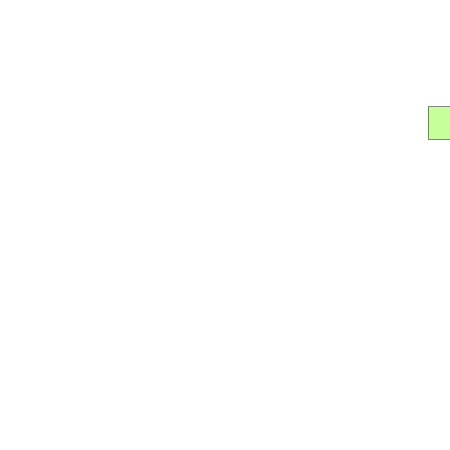
Frame 1 (no input)
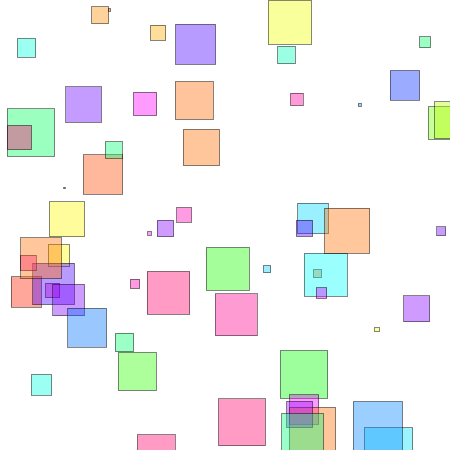
Frame 60 (the mouse pressed at the canvas centre just before this capture)
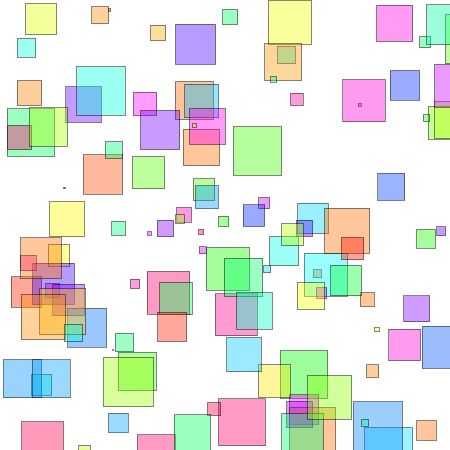
Frame 120 (the mouse held since frame 60 and released just before this capture)

The Processing sketch that drew these frames (run headless with seeded random() and noise(); from frame 60 on, the mouse is pressed at the canvas centre):

// Processing sketch: processing_149198
// ── processing_149198.pde



void setup(){
  size(450,450);
  frameRate(30);
  smooth();
  background(255);

  stroke(0,120);
  colorMode(HSB,360,100,100);
  }

void draw(){
float d=random(50);
fill(random(360),100,100,100);
 
rect(random(450),random(450),d,d);

}
